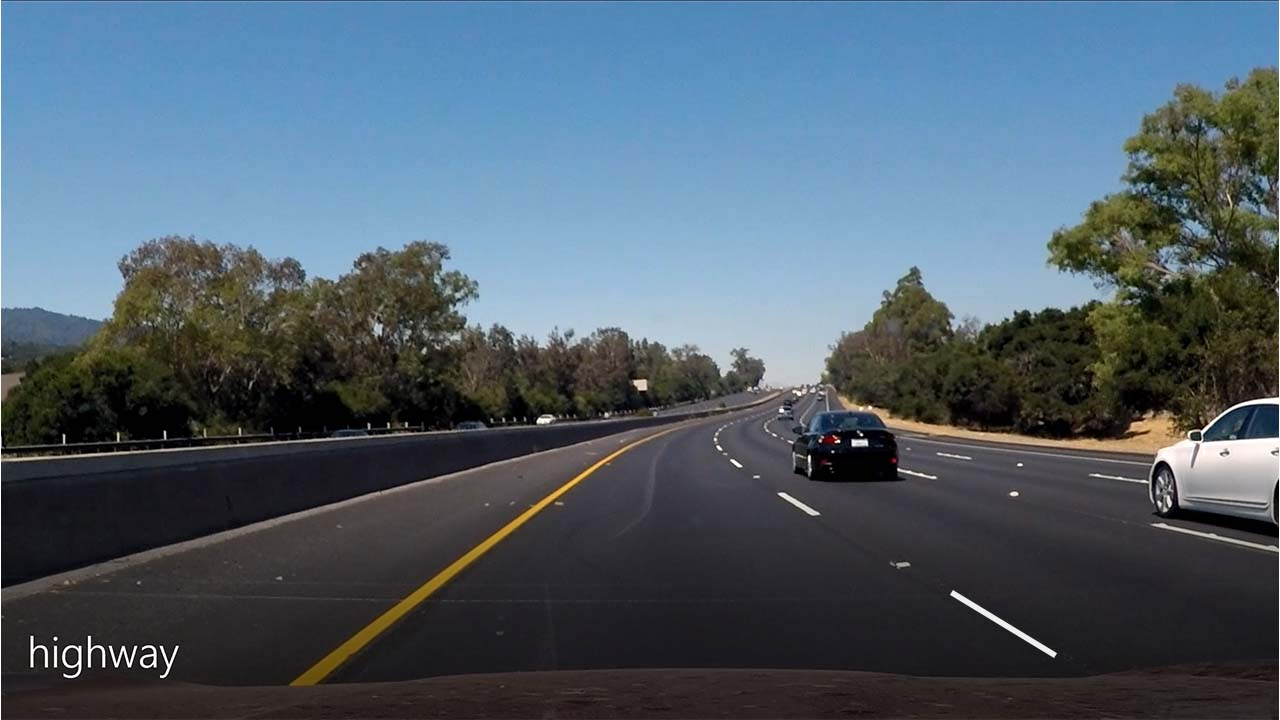
#> input picture test4.jpg, 1280 x 720 px
$ python Lanes.py
#> lines starting #> are read from the running program, lines starting #| are printed output that depends on the picture; after the words box and inside, x2 and y2 are one past the last pixel; in counts of white or black regions, pixels touching at a corner belong together; pictures that were not available may be replaced by others from this repository, and a replacement may not be noted
#---------------------------------------------------------------------------------
# Project by: Noah Waisbrod
# Date: Mar 2022
# Description: An algorythm that uses open CV to proecess dashcam footage and draws lane line on
#---------------------------------------------------------------------------------
import cv2
from matplotlib import image
import numpy as np
import matplotlib.pyplot as plt

#converts image to canny image
def linesImg(image):
    #converts image to grey
    grey = cv2.cvtColor(image, cv2.COLOR_RGB2GRAY)
    #blurs image to reduce noise
    blur = cv2.GaussianBlur(grey, (5,5), 10)
    #grabs sharp changes in colour
    canny = cv2.Canny(blur, 50, 150)
    return canny

#cuts out the region of interest wanted
def roadInterest(image):
    #grabs image height
    height = image.shape[0]
    #buildins triangle with area of interest
    triangle = np.array([[(200, height), (1200, height), (650, 450)]])
    #makes mask of triangle
    mask = np.zeros_like(image)
    cv2.fillPoly(mask, triangle, 255)
    #merges Image and mask
    maskedImg = cv2.bitwise_and(image, mask)
    return maskedImg

#draws lines
def lineDisplay(image, lines):
    lineImg = np.zeros_like(image)
    lineImg = cv2.cvtColor(lineImg, cv2.COLOR_GRAY2BGR)
    BLUE = (255,0,0)
    if lines is not None:
        for x1, y1, x2, y2 in lines:
            try:
                cv2.line(lineImg, (x1, y1), (x2, y2), BLUE, 10)
            except:
                print("an error happend")
    return lineImg

#avrages lines
def avgSlopeInt(image, lines):
    #init left and right line arrays
    Lfit = []
    Rfit = []
    #loop through all lines and break them up into slope and intersept
    for line in lines:
        x1, y1, x2, y2 = line.reshape(4)
        param = np.polyfit((x1,x2), (y1, y2), 1)
        slope = param[0]
        intercept = param[1]
        if slope < 0:
            Lfit.append((slope,intercept))
        else:
            Rfit.append((slope,intercept))
    #avrage all lines to get in middle line
    LfitAvg = np.average(Lfit, axis=0)
    RfitAvg = np.average(Rfit, axis=0)
    Lline = coordinates(image, LfitAvg)
    Rline = coordinates(image, RfitAvg)
    return np.array([Lline, Rline])

#sub functions for avrage slope function
def coordinates(image, lineParam):
    slope, intercept = lineParam
    y1 = image.shape[0]
    y2 = int(y1*(6.5/10))
    x1 = int((y1-intercept)/slope)
    x2 = int((y2-intercept)/slope)
    return np.array([x1,y1,x2,y2])

def slope(line, int):
    return ((line[int][3]-line[int][1])/(line[int][2]-line[int][0]))

# [12 lines of commented-out code are left out]

img = cv2.imread('test4.jpg')
#> img is the input picture: shape (720, 1280, 3); mean B, G, R 107.4, 94.5, 79.3
Lane_img = np.copy(img)
cannyImg = linesImg(Lane_img)
#> in linesImg, `canny = cv2.Canny(blur, 50, 150)`:
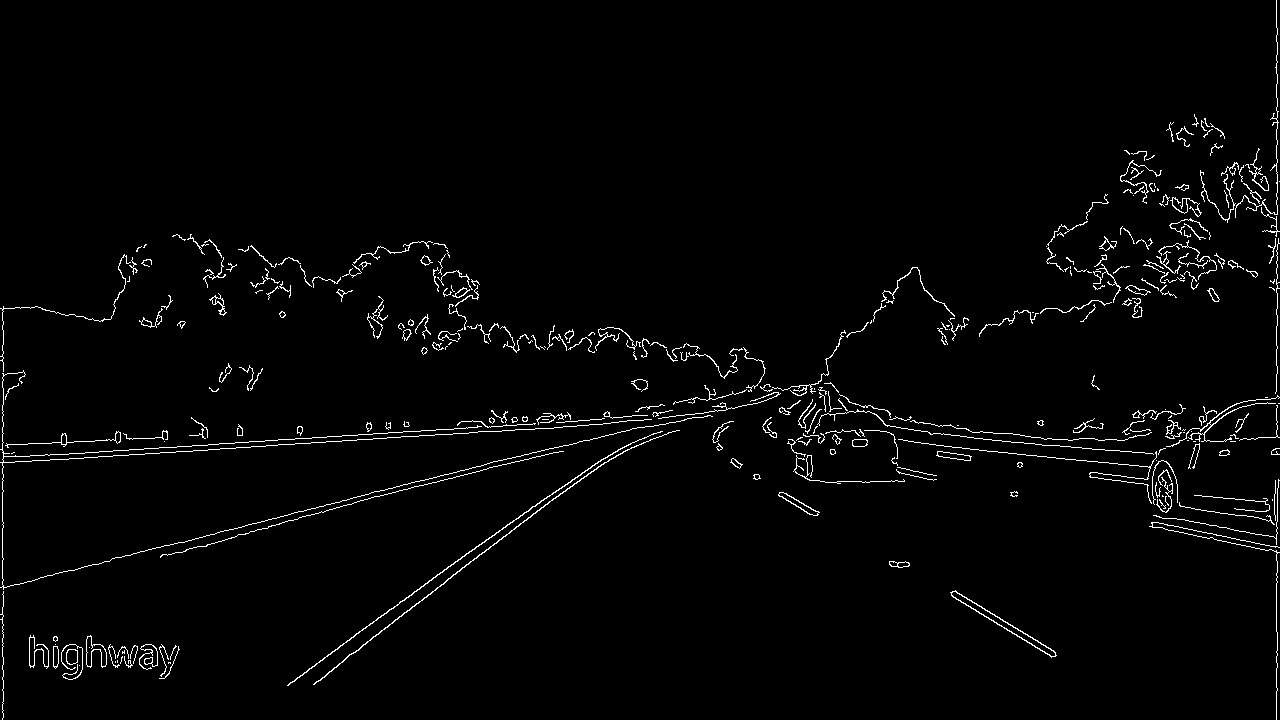
#> canny: shape (720, 1280); 2% white in thin lines or dots
roadImg = roadInterest(cannyImg)
#> in roadInterest, `cv2.fillPoly(mask, triangle, 255)`: mask: shape (720, 1280); 14.7% white; 1 white region, box (x1, y1, x2, y2) and area: (201, 450, 1199, 720) 135095
#> in roadInterest, `maskedImg = cv2.bitwise_and(image, mask)`: maskedImg: shape (720, 1280); 0.08% white in thin lines or dots, all inside (x1, y1, x2, y2) = (287, 539, 1057, 686)
lines = cv2.HoughLinesP(roadImg, 2, (np.pi)/180, 100, np.array([]), minLineLength = 40, maxLineGap = 5)
#> lines = [[353, 653, 494, 543], [339, 646, 416, 590], [289, 683, 424, 585], [968, 606, 1027, 642]]
avgLines = avgSlopeInt(Lane_img, lines)
#> the loop in avgSlopeInt, `for line in lines:` made 4 passes
#> (x1, y1, x2, y2, slope, intercept) on passes 1 to 4: (353, 653, 494, 543, -0.78, 928.4), (339, 646, 416, 590, -0.727, 892.5), (289, 683, 424, 585, -0.726, 892.8), (968, 606, 1027, 642, 0.61, 15.36)
#> after the loop in avgSlopeInt, `for line in lines:`: Lfit = [(-0.78, 928.4), (-0.727, 892.5), (-0.726, 892.8)]; Rfit = [(0.61, 15.36)]
#> in avgSlopeInt, `LfitAvg = np.average(Lfit, axis=0)`: LfitAvg = [-0.744, 904.6]
#> in avgSlopeInt, `RfitAvg = np.average(Rfit, axis=0)`: RfitAvg = [0.61, 15.36]
#> in coordinates, `slope, intercept = lineParam`: slope = -0.744; intercept = 904.6
#> in coordinates, `x1 = int((y1-intercept)/slope)`: x1 = 247
#> in coordinates, `x2 = int((y2-intercept)/slope)`: x2 = 586
#> in avgSlopeInt, `Lline = coordinates(image, LfitAvg)`: Lline = [247, 720, 586, 468]
#> in avgSlopeInt, `Rline = coordinates(image, RfitAvg)`: Rline = [1154, 720, 741, 468]
#> avgLines = [[247, 720, 586, 468], [1154, 720, 741, 468]]
lineImg = lineDisplay(roadImg, avgLines)
#> in lineDisplay, `lineImg = cv2.cvtColor(lineImg, cv2.COLOR_GRAY2BGR)`: lineImg: shape (720, 1280, 3); every value is 0
#> the loop in lineDisplay, `for x1, y1, x2, y2 in lines:` made 2 passes
#> after the loop in lineDisplay, `for x1, y1, x2, y2 in lines:`:
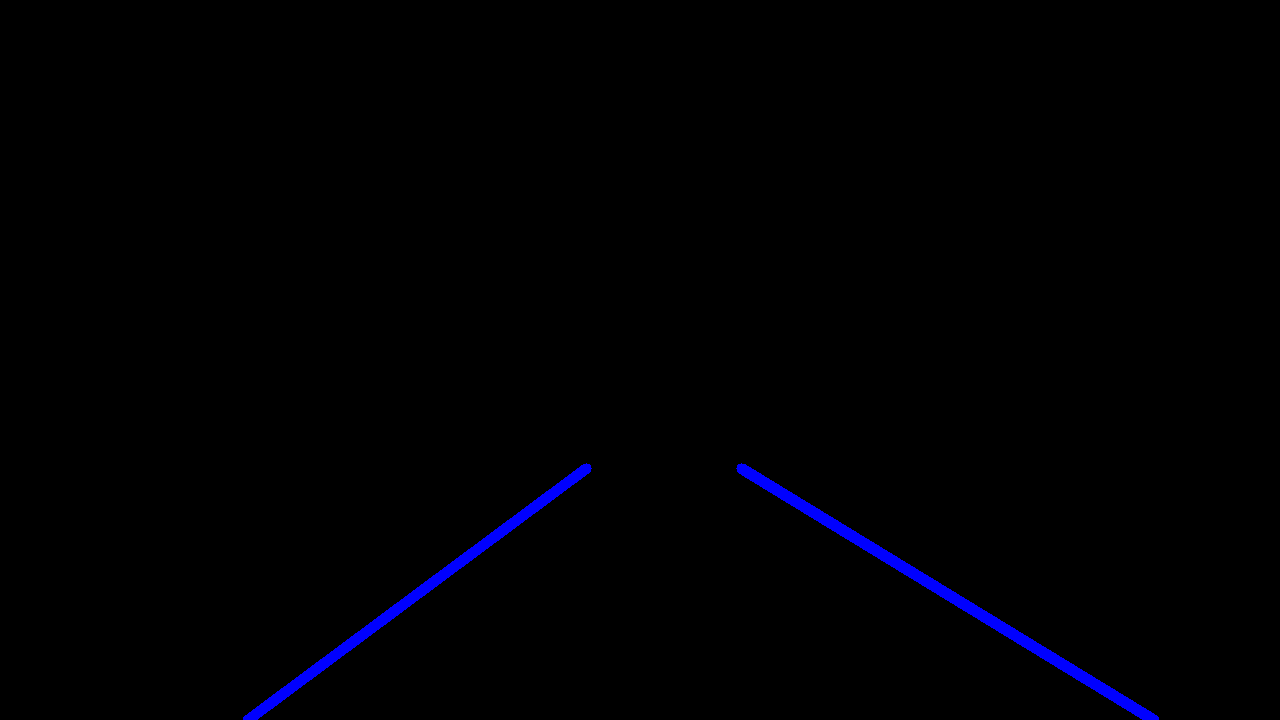
#> lineImg: shape (720, 1280, 3); mean B, G, R 2.8, 0, 0
colourOverlayImg = cv2.addWeighted(Lane_img, 1, lineImg, 1, 1)

# # plt.imshow(colourOverlayImg)
# # plt.show()
cv2.imshow("image", avgLines)
cv2.waitKey(0)

#video Test
#--------------------------------------------------------------------------------------------------------------------------------------------

cap = cv2.VideoCapture('highway.mp4')
tempLines = image
Avgl = np.array([])
while(cap.isOpened()):
    _, frame = cap.read()
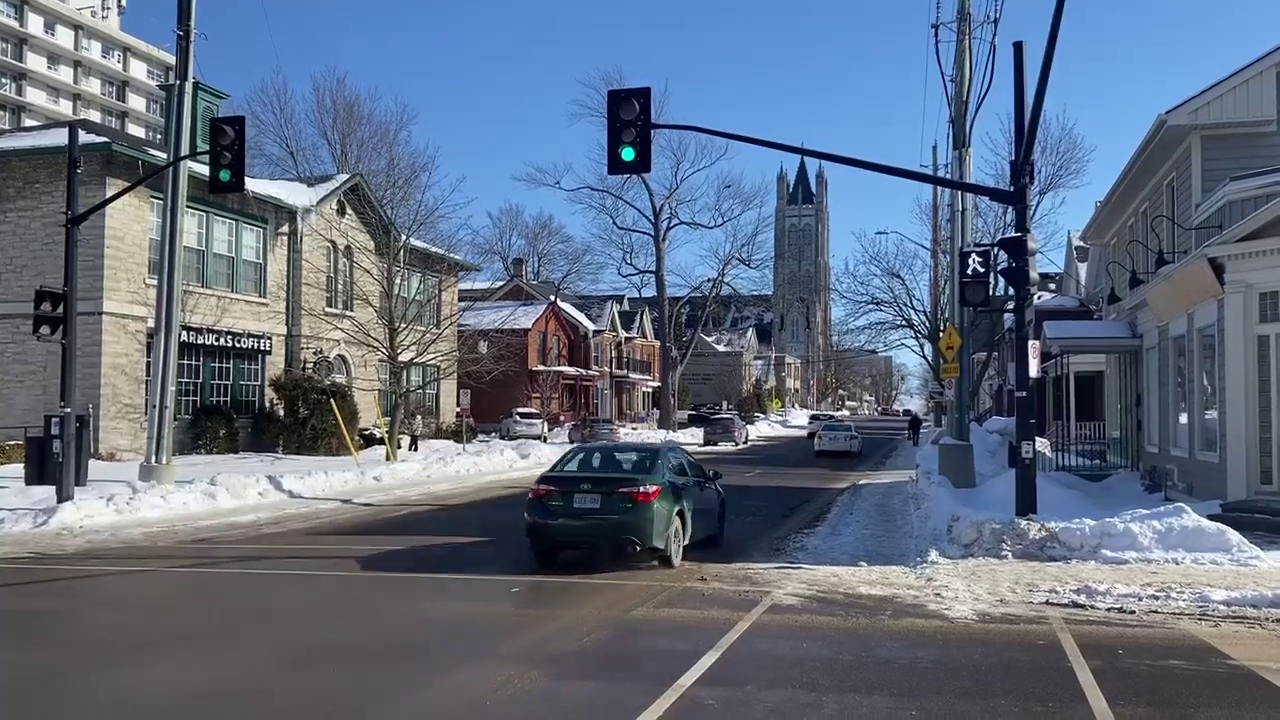
#> input picture frame 27 of kingston.mp4, 1280 x 720 px, given in place of highway.mp4, which was not available
#> frame is the input picture: shape (720, 1280, 3); mean B, G, R 129.2, 109.2, 96.5
    try:
        cannyImg = linesImg(frame)
#> in linesImg (call 2), `canny = cv2.Canny(blur, 50, 150)`: canny: shape (720, 1280); 6.5% white in thin lines or dots
        roadImg = roadInterest(cannyImg)
#> in roadInterest (call 2), `maskedImg = cv2.bitwise_and(image, mask)`:
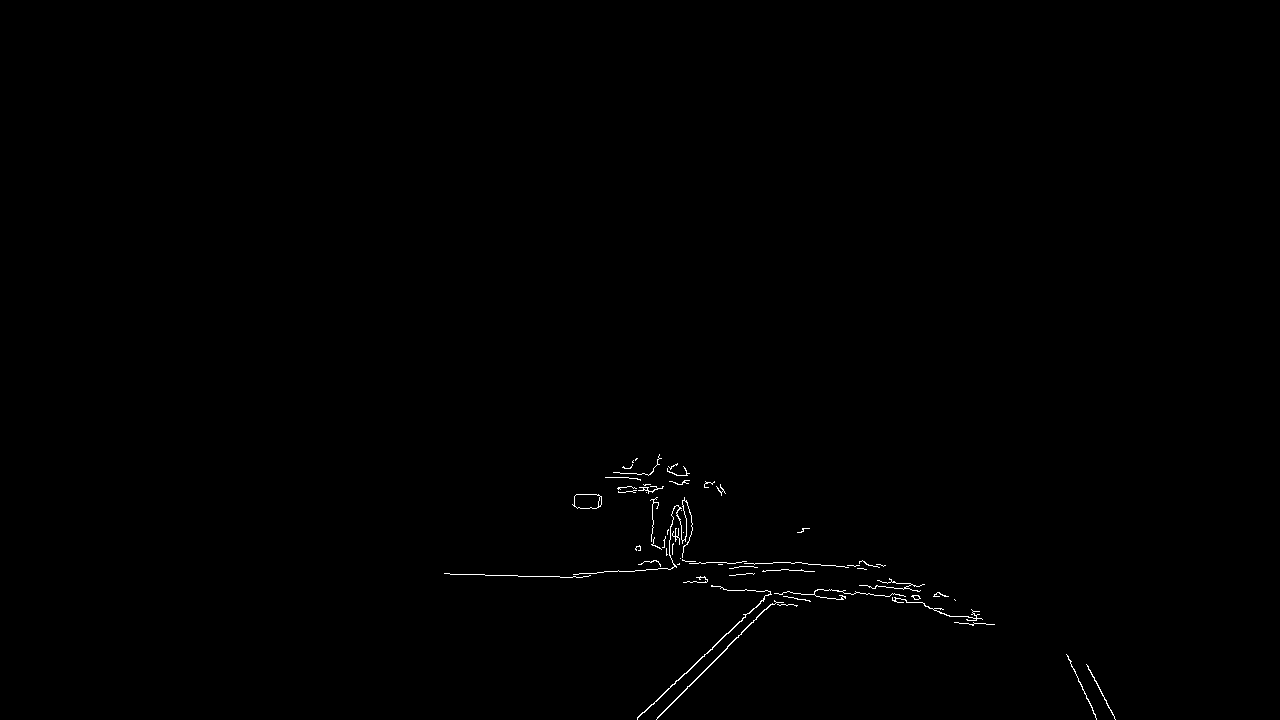
#> maskedImg: shape (720, 1280); 0.32% white in thin lines or dots, all inside (x1, y1, x2, y2) = (444, 454, 1116, 720)
        lines = cv2.HoughLinesP(roadImg, 2, (np.pi)/180, 100, np.array([]), minLineLength = 40, maxLineGap = 5)
#> lines = [[657, 717, 780, 594], [644, 712, 726, 633], [686, 673, 768, 594]]
        avgLines = avgSlopeInt(frame, lines)
#> the loop in avgSlopeInt (call 2), `for line in lines:` made 3 passes
#> (x1, y1, x2, y2, slope, intercept) on passes 1 to 3: (657, 717, 780, 594, -1, 1374), (644, 712, 726, 633, -0.963, 1332.4), (686, 673, 768, 594, -0.963, 1333.9)
        if(slope(avgLines,0) < -0.5 and slope(avgLines,1) > 0.5):
            Avgl = avgLines
            lineImg = lineDisplay(roadImg, Avgl)
            colourOverlayImg = cv2.addWeighted(frame, 1, lineImg, 1, 1)
            tempLines = lineImg
            cv2.imshow("image", colourOverlayImg)
            if cv2.waitKey(100) == ord('q'):
                break
        else:
            lineImg = lineDisplay(roadImg, Avgl)
            colourOverlayImg = cv2.addWeighted(frame, 1, lineImg, 1, 1)
            tempLines = lineImg
            cv2.imshow("image", colourOverlayImg)
            if cv2.waitKey(100) == ord('q'):
                break
    except:
#> (the run stopped early here; a loop or call above may not have finished)
